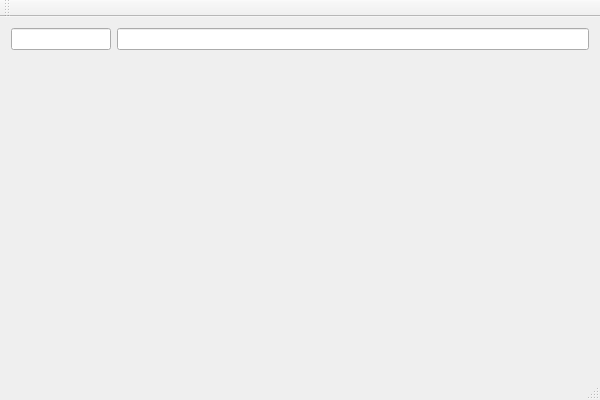
<?xml version="1.0" encoding="UTF-8"?>
<ui version="4.0">
 <class>QMainWndClass</class>
 <widget class="QMainWindow" name="QMainWndClass">
  <property name="geometry">
   <rect>
    <x>0</x>
    <y>0</y>
    <width>600</width>
    <height>400</height>
   </rect>
  </property>
  <property name="windowTitle">
   <string>QMainWnd</string>
  </property>
  <widget class="QWidget" name="centralWidget">
   <layout class="QHBoxLayout" name="horizontalLayout_2">
    <item>
     <layout class="QVBoxLayout" name="verticalLayout">
      <item>
       <layout class="QHBoxLayout" name="horizontalLayout">
        <item>
         <widget class="QLineEdit" name="lineEditLaenge">
          <property name="sizePolicy">
           <sizepolicy hsizetype="Fixed" vsizetype="Fixed">
            <horstretch>0</horstretch>
            <verstretch>0</verstretch>
           </sizepolicy>
          </property>
          <property name="minimumSize">
           <size>
            <width>100</width>
            <height>0</height>
           </size>
          </property>
          <property name="maximumSize">
           <size>
            <width>100</width>
            <height>16777215</height>
           </size>
          </property>
          <property name="readOnly">
           <bool>true</bool>
          </property>
         </widget>
        </item>
        <item>
         <widget class="QLineEdit" name="lineEditName"/>
        </item>
       </layout>
      </item>
      <item>
       <widget class="QSlippyMapWnd" name="widget" native="true">
        <property name="sizePolicy">
         <sizepolicy hsizetype="Expanding" vsizetype="Expanding">
          <horstretch>0</horstretch>
          <verstretch>0</verstretch>
         </sizepolicy>
        </property>
       </widget>
      </item>
     </layout>
    </item>
   </layout>
  </widget>
  <widget class="QMenuBar" name="menuBar">
   <property name="geometry">
    <rect>
     <x>0</x>
     <y>0</y>
     <width>600</width>
     <height>18</height>
    </rect>
   </property>
  </widget>
  <widget class="QToolBar" name="mainToolBar">
   <attribute name="toolBarArea">
    <enum>TopToolBarArea</enum>
   </attribute>
   <attribute name="toolBarBreak">
    <bool>false</bool>
   </attribute>
  </widget>
  <widget class="QStatusBar" name="statusBar"/>
 </widget>
 <layoutdefault spacing="6" margin="11"/>
 <customwidgets>
  <customwidget>
   <class>QSlippyMapWnd</class>
   <extends>QWidget</extends>
   <header>qslippymapwnd.h</header>
   <container>1</container>
  </customwidget>
 </customwidgets>
 <resources>
  <include location="QMainWnd.qrc"/>
 </resources>
 <connections/>
</ui>
